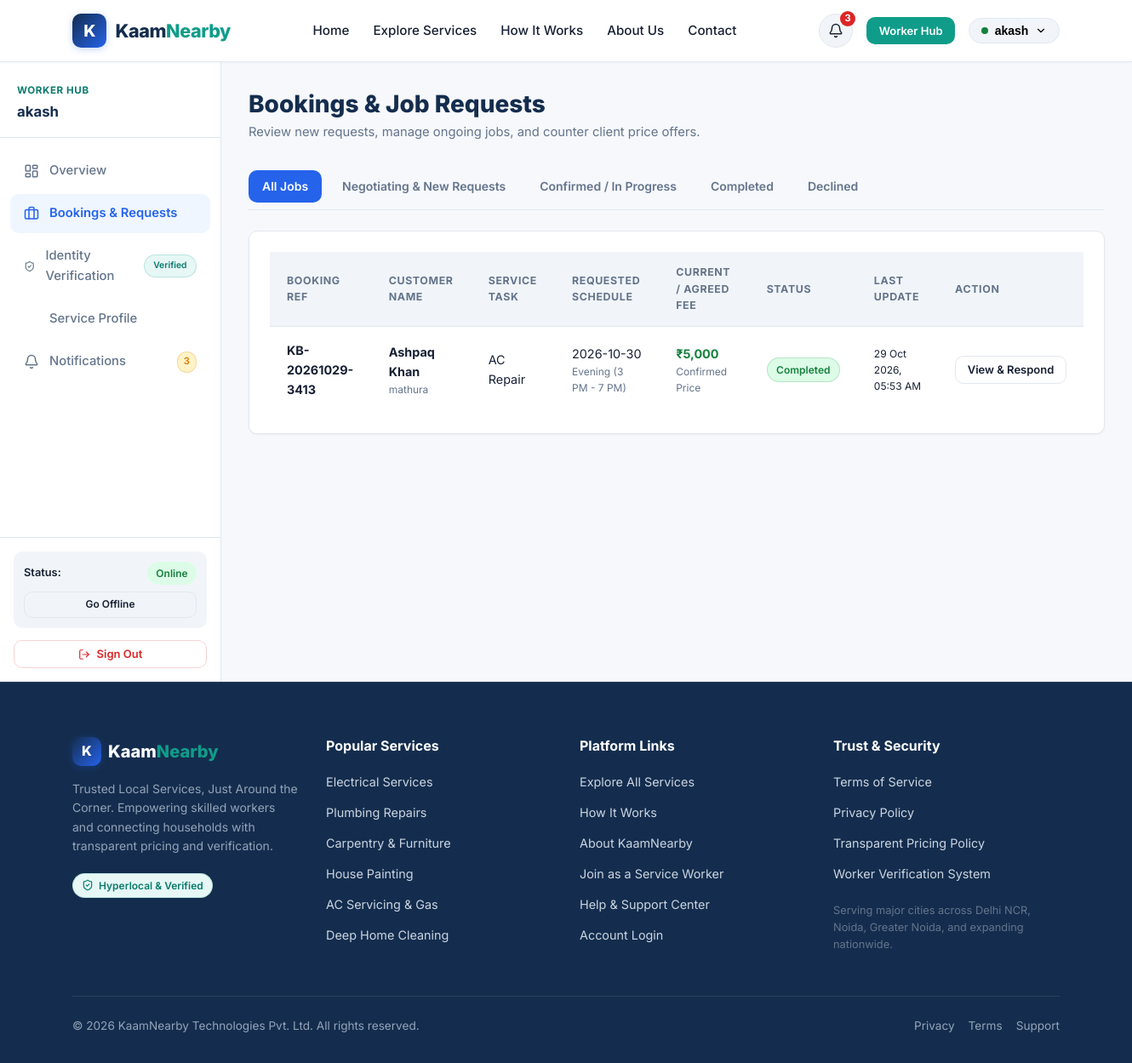
Screenshot of /worker/bookings (signed in) with the database file from the repository.
### tables this page shows
CREATE TABLE users (
    id INTEGER PRIMARY KEY AUTOINCREMENT,
    name TEXT NOT NULL,
    email TEXT UNIQUE NOT NULL,
    password_hash TEXT NOT NULL,
    role TEXT NOT NULL CHECK(role IN ('customer', 'worker', 'admin')),
    phone TEXT,
    city TEXT NOT NULL,
    is_active INTEGER DEFAULT 1,
    created_at TIMESTAMP DEFAULT CURRENT_TIMESTAMP
);

CREATE TABLE workers (
    id INTEGER PRIMARY KEY AUTOINCREMENT,
    user_id INTEGER UNIQUE NOT NULL REFERENCES users(id) ON DELETE CASCADE,
    category TEXT NOT NULL,
    bio TEXT,
    experience_years INTEGER DEFAULT 2,
    starting_price REAL DEFAULT 300.0,
    service_area TEXT,
    available INTEGER DEFAULT 1 CHECK(available IN (0, 1)),
    verification_status TEXT DEFAULT 'pending' CHECK(verification_status IN ('pending', 'approved', 'rejected')),
    created_at TIMESTAMP DEFAULT CURRENT_TIMESTAMP,
    updated_at TIMESTAMP DEFAULT CURRENT_TIMESTAMP
);

CREATE TABLE bookings (
    id INTEGER PRIMARY KEY AUTOINCREMENT,
    booking_ref TEXT UNIQUE NOT NULL,
    customer_id INTEGER NOT NULL REFERENCES users(id),
    worker_id INTEGER NOT NULL REFERENCES workers(id),
    service TEXT NOT NULL,
    service_date TEXT NOT NULL,
    service_time TEXT NOT NULL,
    address TEXT NOT NULL,
    description TEXT NOT NULL,
    initial_offer REAL NOT NULL,
    current_offer REAL NOT NULL,
    agreed_price REAL DEFAULT NULL,
    status TEXT DEFAULT 'pending' CHECK(status IN ('pending', 'countered', 'confirmed', 'in_progress', 'completed', 'cancelled', 'rejected')),
    cancelled_by INTEGER REFERENCES users(id),
    cancel_reason TEXT,
    created_at TIMESTAMP DEFAULT CURRENT_TIMESTAMP,
    updated_at TIMESTAMP DEFAULT CURRENT_TIMESTAMP
);

### app.py (the view, shortened to what this page needs)
    @app.route('/worker/bookings')
    @worker_required
    def worker_bookings():
        worker = get_current_worker()
        status_filter = request.args.get('status', 'all').strip()
        db = get_db()
        conditions = ["b.worker_id = ?"]
        params = [worker['id']]
        where_clause = " AND ".join(conditions)
        bookings = db.execute(f"""
            SELECT b.*, u.name as customer_name, u.phone as customer_phone, u.city as customer_city
            FROM bookings b
            JOIN users u ON b.customer_id = u.id
            WHERE {where_clause}
            ORDER BY b.updated_at DESC
        """, params).fetchall()
        return render_template('worker/bookings.html', bookings=bookings, current_status=status_filter)

### templates/worker/bookings.html (shortened to what this page needs)
{% extends 'base.html' %}
{% block content %}
<div class="dashboard-layout">
  {% include 'partials/sidebar.html' %}
  <div class="dashboard-content">
    <div class="dashboard-header">
      <div>
        <h1 class="dashboard-title">Bookings & Job Requests</h1>
        <p class="dashboard-subtitle">Review new requests, manage ongoing jobs, and counter client price offers.</p>
      </div>
    </div>
    <div class="filter-tabs">
      <a href="{{ url_for('worker_bookings', status='all') }}" class="filter-tab {{ 'active' if current_status == 'all' else '' }}">All Jobs</a>
      <a href="{{ url_for('worker_bookings', status='requests') }}" class="filter-tab {{ 'active' if current_status == 'requests' else '' }}">Negotiating & New Requests</a>
      <a href="{{ url_for('worker_bookings', status='active') }}" class="filter-tab {{ 'active' if current_status == 'active' else '' }}">Confirmed / In Progress</a>
      <a href="{{ url_for('worker_bookings', status='completed') }}" class="filter-tab {{ 'active' if current_status == 'completed' else '' }}">Completed</a>
      <a href="{{ url_for('worker_bookings', status='rejected') }}" class="filter-tab {{ 'active' if current_status == 'rejected' else '' }}">Declined</a>
    </div>
    <div class="card">
      <div class="card-body p-0">
        {% if bookings %}
          <div class="table-responsive">
            <table class="data-table">
              <thead>
                <tr>
                  <th>Booking Ref</th>
                  <th>Customer Name</th>
                  <th>Service Task</th>
                  <th>Requested Schedule</th>
                  <th>Current / Agreed Fee</th>
                  <th>Status</th>
                  <th>Last Update</th>
                  <th>Action</th>
                </tr>
              </thead>
              <tbody>
                {% for b in bookings %}
                  <tr>
                    <td><strong>{{ b.booking_ref }}</strong></td>
                    <td>
                      <div class="font-bold">{{ b.customer_name }}</div>
                      <div class="text-xs text-muted">{{ b.customer_city }}</div>
                    </td>
                    <td>{{ b.service }}</td>
                    <td>
                      <div>{{ b.service_date }}</div>
                      <div class="text-xs text-muted">{{ b.service_time }}</div>
                    </td>
                    <td>
                      {% if b.agreed_price %}
                        <div class="font-bold" style="color: var(--color-success);">{{ b.agreed_price|currency }}</div>
                        <div class="text-xs text-muted">Confirmed Price</div>
                      {% else %}
                        <div class="font-bold">{{ b.current_offer|currency }}</div>
                        <div class="text-xs text-muted">Negotiation</div>
                      {% endif %}
                    </td>
                    <td>
                      <span class="badge badge-{{ b.status }}">{{ b.status|replace('_', ' ') }}</span>
                    </td>
                    <td class="text-xs text-muted">
                      {{ b.updated_at|format_date }}
                    </td>
                    <td>
                      <a href="{{ url_for('worker_booking_detail', booking_id=b.id) }}" class="btn btn-outline btn-sm">
                        View & Respond
                      </a>
                    </td>
                  </tr>
                {% endfor %}
              </tbody>
            </table>
          </div>
        {% else %}
          <div class="empty-state">
            <div class="empty-state-icon"><i data-lucide="inbox"></i></div>
            <div class="empty-state-title">No Bookings Found</div>
            <p class="empty-state-text">No job requests matched your selected filter.</p>
          </div>
        {% endif %}
      </div>
    </div>
  </div>
</div>
{% endblock %}

### templates/partials/navbar.html (shortened to what this page needs)
<nav class="navbar">
  <div class="container nav-container">
    <a href="{{ url_for('index') }}" class="brand-logo">
      <div class="brand-icon-box">K</div>
      <span>Kaam<span class="accent">Nearby</span></span>
    </a>
    <ul class="nav-links" id="navLinks">
      <li><a href="{{ url_for('index') }}" class="{{ 'active' if request.endpoint == 'index' else '' }}">Home</a></li>
      <li><a href="{{ url_for('services') }}" class="{{ 'active' if request.endpoint == 'services' else '' }}">Explore Services</a></li>
      <li><a href="{{ url_for('how_it_works') }}" class="{{ 'active' if request.endpoint == 'how_it_works' else '' }}">How It Works</a></li>
      <li><a href="{{ url_for('about') }}" class="{{ 'active' if request.endpoint == 'about' else '' }}">About Us</a></li>
      <li><a href="{{ url_for('contact') }}" class="{{ 'active' if request.endpoint == 'contact' else '' }}">Contact</a></li>
    </ul>
    <div class="nav-actions">
      {% if current_user %}
        <a href="{{ url_for('notifications') }}" class="notif-btn" title="Notifications">
          <i data-lucide="bell" style="width: 18px; height: 18px;"></i>
          {% if unread_notifications_count > 0 %}
            <span class="notif-badge-count">{{ unread_notifications_count }}</span>
          {% endif %}
        </a>
        {% if current_user.role == 'customer' %}
          <a href="{{ url_for('customer_dashboard') }}" class="btn btn-outline-primary btn-sm">Dashboard</a>
        {% elif current_user.role == 'worker' %}
          <a href="{{ url_for('worker_dashboard') }}" class="btn btn-teal btn-sm">Worker Hub</a>
        {% elif current_user.role == 'admin' %}
          <a href="{{ url_for('admin_dashboard') }}" class="btn btn-navy btn-sm">Admin Panel</a>
        {% endif %}
        <div class="user-dropdown">
          <button class="dropdown-trigger" id="userDropdownTrigger" type="button">
            <span style="display:inline-block; width:8px; height:8px; border-radius:50%; background:var(--color-success);"></span>
            <span>{{ current_user.name.split(' ')[0] }}</span>
            <i data-lucide="chevron-down" style="width: 14px; height: 14px;"></i>
          </button>
        </div>
      {% else %}
        <a href="{{ url_for('login') }}" class="btn btn-outline btn-sm">Log In</a>
        <a href="{{ url_for('register') }}" class="btn btn-primary btn-sm">Get Started</a>
      {% endif %}
    </div>
  </div>
</nav>

### templates/partials/sidebar.html (shortened to what this page needs)
<aside class="sidebar">
  <div>
    <div class="sidebar-header">
      <div class="sidebar-user-role">
        {% if current_user.role == 'customer' %}
          Customer Portal
        {% elif current_user.role == 'worker' %}
          Worker Hub
        {% elif current_user.role == 'admin' %}
          Super Admin
        {% endif %}
      </div>
      <div class="sidebar-user-name">{{ current_user.name }}</div>
    </div>
    <ul class="sidebar-nav">
      {% if current_user.role == 'customer' %}
        <li>
          <a href="{{ url_for('customer_dashboard') }}" class="{{ 'active' if request.endpoint == 'customer_dashboard' else '' }}">
            <i data-lucide="layout-dashboard"></i> Overview
          </a>
        </li>
        <li>
          <a href="{{ url_for('services') }}">
            <i data-lucide="search"></i> Find Services
          </a>
        </li>
        <li>
          <a href="{{ url_for('customer_bookings') }}" class="{{ 'active' if request.endpoint in ('customer_bookings', 'customer_booking_detail') else '' }}">
            <i data-lucide="calendar"></i> My Bookings
          </a>
        </li>
        <li>
          <a href="{{ url_for('notifications') }}" class="{{ 'active' if request.endpoint == 'notifications' else '' }}">
            <i data-lucide="bell"></i> Notifications
            {% if unread_notifications_count > 0 %}
              <span class="badge badge-pending" style="margin-left:auto; font-size:0.7rem; padding:0.15rem 0.45rem;">{{ unread_notifications_count }}</span>
            {% endif %}
          </a>
        </li>
        <li>
          <a href="{{ url_for('customer_profile') }}" class="{{ 'active' if request.endpoint == 'customer_profile' else '' }}">
            <i data-lucide="user"></i> Profile Settings
          </a>
        </li>
      {% elif current_user.role == 'worker' %}
        <li>
          <a href="{{ url_for('worker_dashboard') }}" class="{{ 'active' if request.endpoint == 'worker_dashboard' else '' }}">
            <i data-lucide="layout-dashboard"></i> Overview
          </a>
        </li>
        <li>
          <a href="{{ url_for('worker_bookings') }}" class="{{ 'active' if request.endpoint in ('worker_bookings', 'worker_booking_detail') else '' }}">
            <i data-lucide="briefcase"></i> Bookings & Requests
          </a>
        </li>
        <li>
          <a href="{{ url_for('worker_verification') }}" class="{{ 'active' if request.endpoint == 'worker_verification' else '' }}">
            <i data-lucide="shield-check"></i> Identity Verification
            {% if current_worker and current_worker.verification_status == 'pending' %}
              <span class="badge badge-pending" style="margin-left:auto; font-size:0.65rem;">Pending</span>
            {% elif current_worker and current_worker.verification_status == 'approved' %}
              <span class="badge badge-verified" style="margin-left:auto; font-size:0.65rem;">Verified</span>
            {% endif %}
          </a>
        </li>
        <li>
          <a href="{{ url_for('worker_profile') }}" class="{{ 'active' if request.endpoint == 'worker_profile' else '' }}">
            <i data-lucide="tool"></i> Service Profile
          </a>
        </li>
        <li>
          <a href="{{ url_for('notifications') }}" class="{{ 'active' if request.endpoint == 'notifications' else '' }}">
            <i data-lucide="bell"></i> Notifications
            {% if unread_notifications_count > 0 %}
              <span class="badge badge-pending" style="margin-left:auto; font-size:0.7rem; padding:0.15rem 0.45rem;">{{ unread_notifications_count }}</span>
            {% endif %}
          </a>
        </li>
      {% endif %}
    </ul>
  </div>
  <div class="sidebar-footer">
    {% if current_user.role == 'worker' and current_worker %}
      <div style="margin-bottom: 0.85rem; padding: 0.75rem; background: var(--bg-subtle); border-radius: var(--radius-md);">
        <div class="flex items-center justify-between mb-2">
          <span style="font-size: 0.8rem; font-weight: 600;">Status:</span>
          {% if current_worker.available %}
            <span class="badge badge-available">Online</span>
          {% else %}
            <span class="badge badge-unavailable">Offline</span>
          {% endif %}
        </div>
        <form action="{{ url_for('worker_toggle_availability') }}" method="POST">
          <button type="submit" class="btn btn-outline btn-sm btn-block" style="font-size:0.75rem;">
            {{ 'Go Offline' if current_worker.available else 'Go Online' }}
          </button>
        </form>
      </div>
    {% endif %}
    <a href="{{ url_for('logout') }}" class="btn btn-outline btn-sm btn-block" style="color:var(--color-error); border-color:rgba(220,38,38,0.2);">
      <i data-lucide="log-out" style="width:14px; height:14px;"></i> Sign Out
    </a>
  </div>
</aside>

### rows the page displays
users: name "akash"
workers: available "Go Offline"
bookings: booking_ref "KB-20261029-3413", customer_name "Ashpaq Khan", customer_city "mathura", service "AC Repair", service_date "2026-10-30", service_time "Evening (3 PM - 7 PM)", agreed_price "₹5,000", status "Completed", updated_at "29 Oct 2026, 05:53 AM"

### other values shown
{{ unread_notifications_count }} "3"
